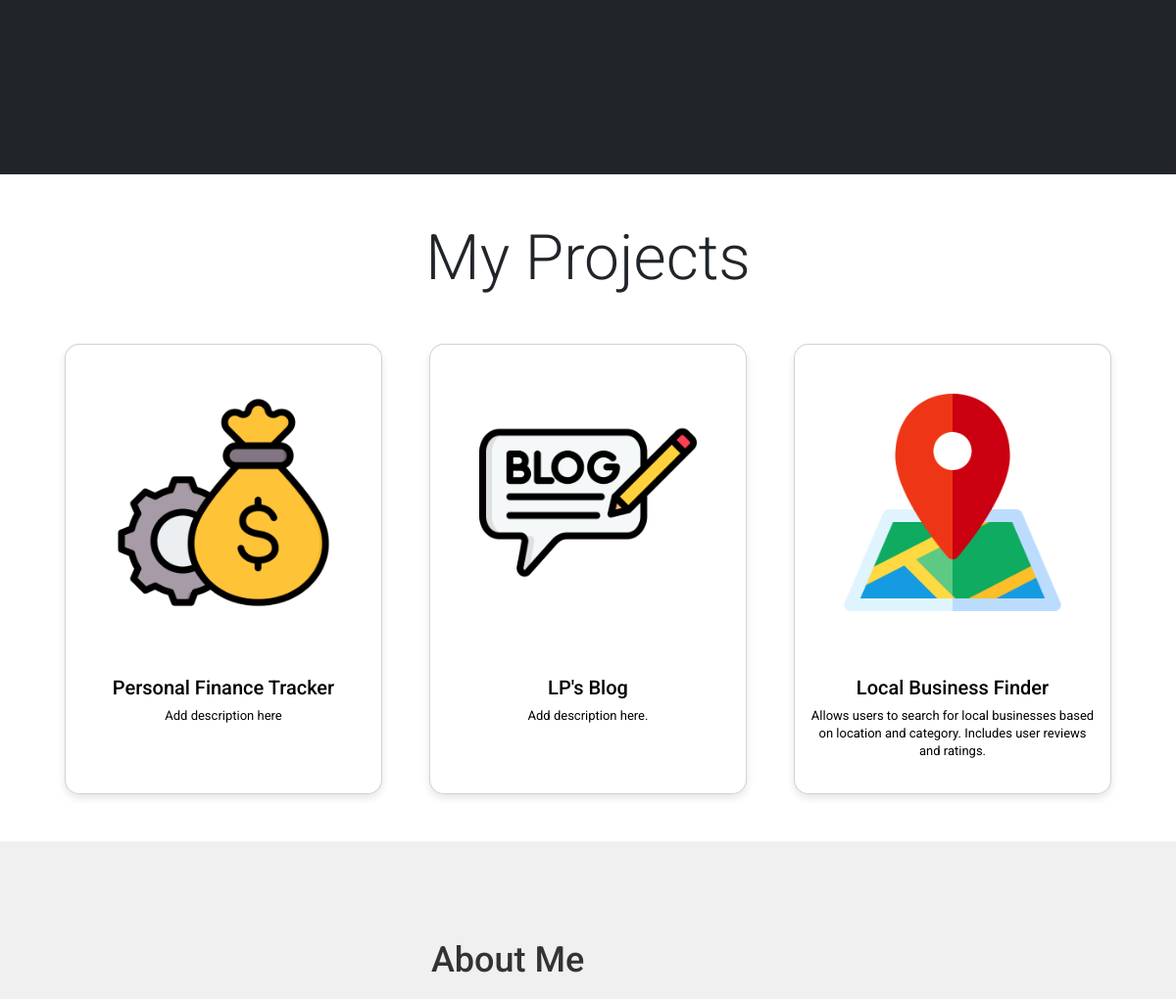
/ (middle part), run on an earlier commit of the app's database.
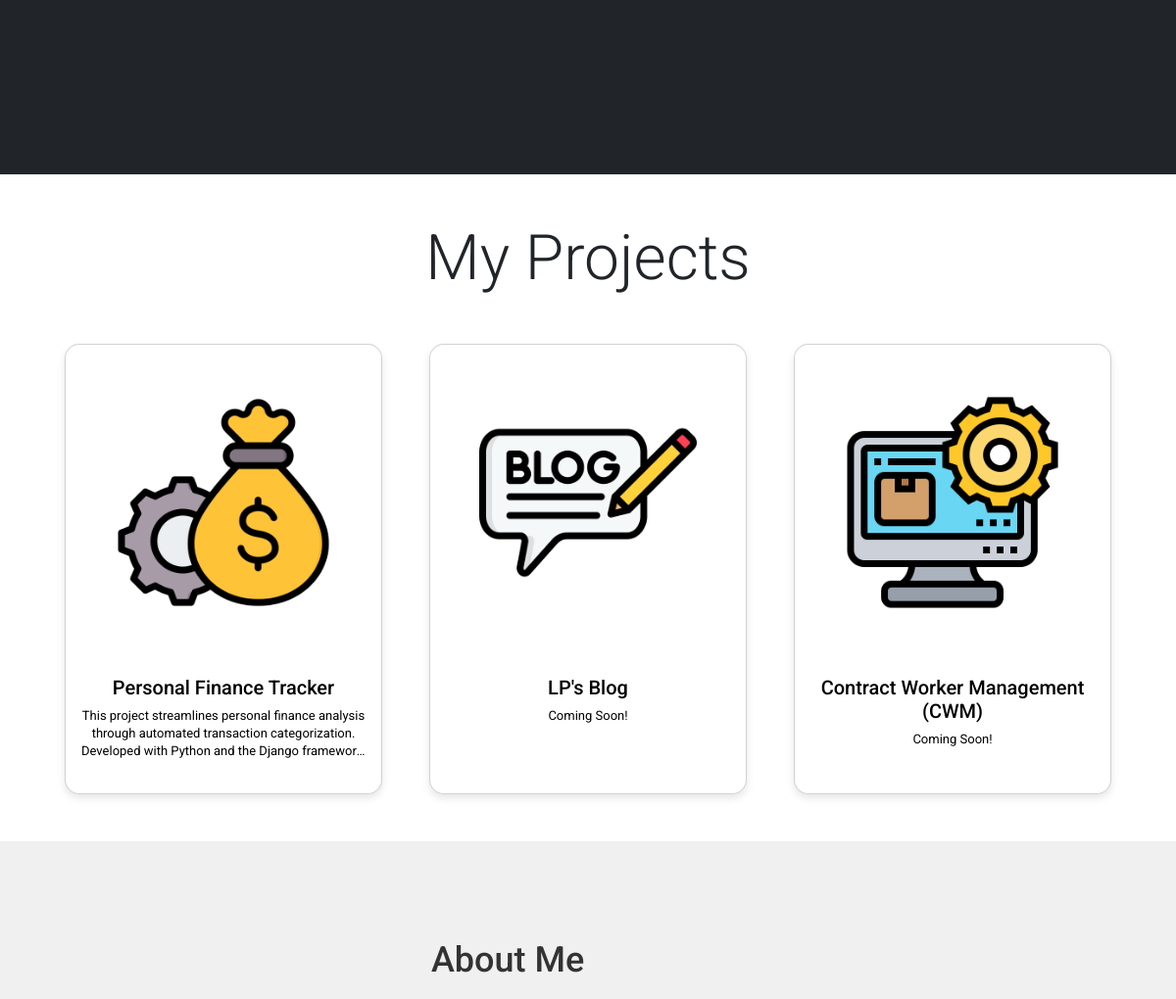
And on a later commit of the database.
### portfolio/models.py (models this page shows, shortened)
class Project(models.Model):
    title = models.CharField(max_length=200)
    description = models.TextField()
    image = models.ImageField(upload_to='project_images/', blank=True, null=True)
    github = models.URLField(blank=True, null=True)
    technologies = models.ManyToManyField(Technology, blank=True, help_text="Technology used in this project")
    TYPES = (
        ('FINANCE', 'Fiinance Tracker'),
        ('BLOG', 'Personal Blog'),
        ('WORKER_MANAGEMENT', 'Contract Worker Management'),
        ('OTHER', 'Other')
        )
    type = models.CharField(max_length=50,
                  choices=TYPES,
                  default="OTHER")

### portfolio/views.py (the view)
# urls.py: path('', views.finance_tracker_home, name='home'),
def home(request):
    projects = Project.objects.all() # Get all prpjects from database
    return render(request, 'portfolio/index.html', {'projects': projects}) # Renders the index.html template and pass the projects to the template

### portfolio/templates/portfolio/index.html (shortened to what this page needs)
{% extends 'portfolio/base.html' %}
{% load static %}
{% block content %}
<header>
    {% include 'portfolio/components/hero_banner.html' %}
</header>
<section id="projects-section">
    {% include 'portfolio/components/project_card.html' %}
</section>
<section id="about-me" class="about-banner">
    {% include 'portfolio/components/about.html' %}
</section>
{% endblock %}

### portfolio/templates/portfolio/base.html (shortened to what this page needs)
{% load static %}
<!DOCTYPE html>
<html lang="en" > {% comment %}  data-bs-theme="dark" {% endcomment %}
    <head>
        <link href="https://cdn.jsdelivr.net/npm/bootstrap@5.3.3/dist/css/bootstrap.min.css" rel="stylesheet">
        <link rel="stylesheet" href="https://cdn.jsdelivr.net/npm/bootstrap-icons@1.10.5/font/bootstrap-icons.css">
        <link rel="stylesheet" href="{% static 'css/main.css' %}" />
    </head>
  <body>
        <main id="body">
            {% block content %}
            {% endblock %}
        </main>
    </body>
</html>

### portfolio/templates/portfolio/components/hero_banner.html (shortened to what this page needs)
{% load static %}
<div class="container-fuid bg-dark text-light min-vh-100 mt-5">
    <div class="container col-xxl-8 px-4 py-5">
        <div class="row flex-lg-row-reverse align-items-center g-5 py-5">
        </div>
    </div>
</div>

### portfolio/templates/portfolio/components/project_card.html (shortened to what this page needs)
<div class="container mb-5">
        <h1 class="display-3 text-center m-5">My Projects</h1>
        <div class="row row-cols-sm-1 row-cols-md-2 row-cols-lg-3 g-5 mb-4 mx-auto">  {% if projects %}
            {% for project in projects %}
                <div class="col text-center">
                    <div id="project-card" class="card h-100">
                        <a href="{% url 'portfolio:project_redirect' pk=project.pk %}">
                            {% if project.image %}
                            <img id="project-img" src="{{ project.image.url }}" class="card-img-top" alt="{{ project.title }}">
                            {% endif %}
                            <div id="pc-body" class="card-body">
                                <h5 id="pc-title" class="card-title">{{ project.title }}</h5>
                                <p id="project-description" class="card-text">{{ project.description }}</p>
                            </div>
                        </div>
                </div>
            {% endfor %}
        {% else %}
        <p>No projects added yet.</p>
        {% endif %}
    </div>
</div>

### portfolio/templates/portfolio/components/about.html (shortened to what this page needs)
{% load static %}
<div class="about-content">
        <div class="about-text">
            <h2>About Me</h2>
        </div>
</div>

### static/css/main.css (style rules this page uses)
body { display: flex; flex-direction: column; margin: 0; font-family: 'Roboto', sans-serif; min-height: 100vh; }
#body { margin-top: 50px; }
main { flex: 1; }
#projects-section { scroll-margin-top: 100px; }
#project-card { display: flex; border-radius: 15px; margin-bottom: 10px; flex-direction: column; align-items: center; text-align: center; box-shadow: 0 4px 8px rgba(0, 0, 0, 0.1); transition: transform 0.3s ease, box-shadow 0.3s ease; }
#project-card a { text-decoration: none; }
#project-img { padding: 50px; }
#pc-body { display: flex; flex-direction: column; align-items: center; text-align: center; }
#pc-title { margin-bottom: 0.5rem; color: black; }
#project-description { margin-bottom: 0.5rem; color: black; font-size: small; }
#pc-body .card-text { overflow: hidden; text-overflow: ellipsis; display: -webkit-box; -webkit-line-clamp: 3; -webkit-box-orient: vertical; line-height: 1.4em; max-height: 4.2em; }
#about-me { scroll-margin-top: 50px; }
.about-banner { min-height: 75vh; padding: 100px 20px; background-color: #f0f0f0; }
.about-content { display: flex; max-width: 1200px; margin: 0 auto; align-items: center; gap: 50px; }
.about-text { flex: 2; text-align: left; }
.about-text h2 { font-size: 36px; margin-bottom: 20px; color: #333; }

What changed in the data, as far as the page shows it:
removed Project: image (picture), title "Local Business Finder", description "Allows users to search for local businesses based on location and category. Includes user reviews and ratings."
changed Project "Personal Finance Tracker": description "Add description here" → "This project streamlines personal finance analysis through automated transaction categorization. Developed with Python and the Django…"
changed Project "LP's Blog": description "Add description here." → "Coming Soon!"
added Project: image (picture), title "Contract Worker Management (CWM)", description "Coming Soon!"
